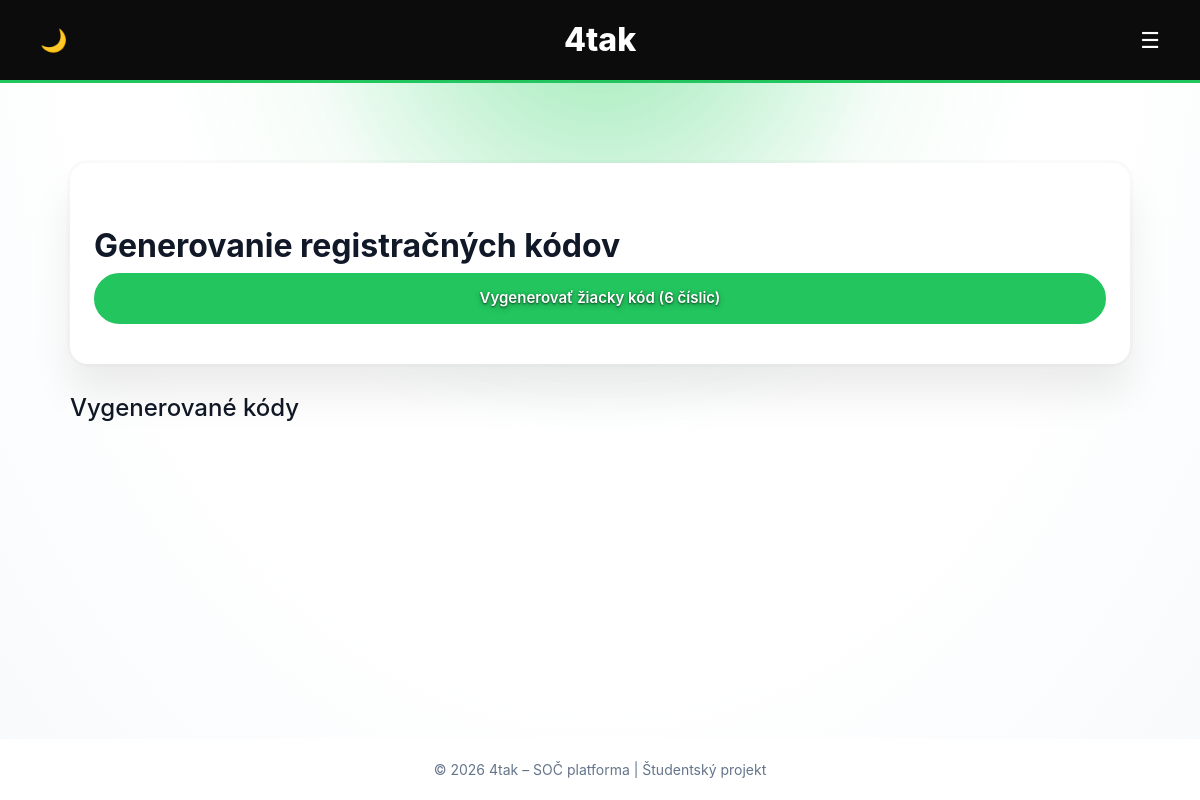
The app's page /generate-code/ (signed in), older data.
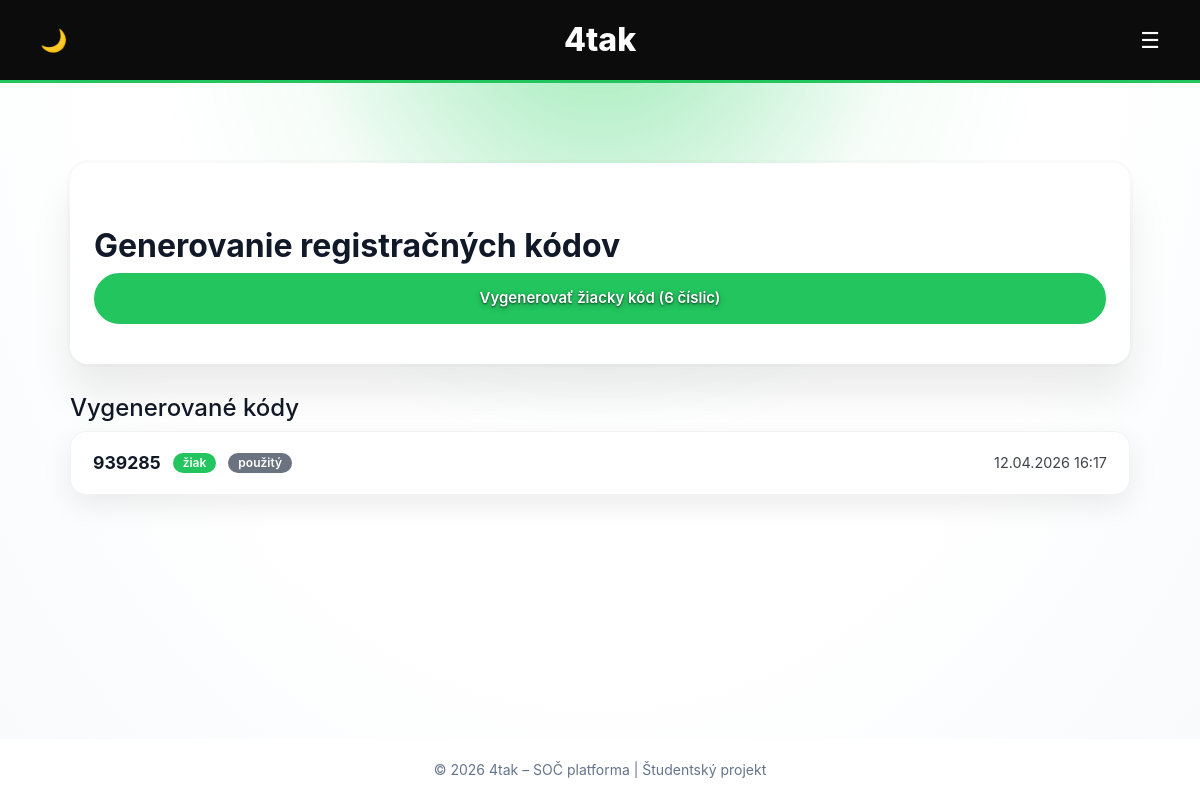
The same page, newer data.
### projects/models.py (models this page shows, shortened)
class RegistrationCode(models.Model):
    ROLE_CHOICES = [
        ('teacher', 'Teacher'),
        ('student', 'Student'),
    ]
    code = models.CharField(max_length=12, unique=True)
    role = models.CharField(max_length=10, choices=ROLE_CHOICES)
    created_by = models.ForeignKey(User, on_delete=models.CASCADE)
    used = models.BooleanField(default=False)
    created_at = models.DateTimeField(auto_now_add=True)

### projects/views.py (the view, shortened to what this page needs)
# urls.py: path('generate-code/', views.generate_code_page, name='generate_code_page'),
@login_required
def generate_code_page(request):
    from .utils import generate_unique_code
    from .models import RegistrationCode, Profile
    if not hasattr(request.user, 'profile'):
        Profile.objects.create(user=request.user, role='admin')
    if request.user.profile.role == 'student':
        return redirect('project_list')
    generated_code = None
    if request.user.profile.role == 'admin':
        codes = RegistrationCode.objects.all().order_by('-created_at')
    else:
        codes = RegistrationCode.objects.filter(
            created_by=request.user
        ).order_by('-created_at')
    return render(request, 'projects/generate_code_page.html', {
        'generated_code': generated_code,
        'codes': codes  # 👈 kľúčové
    })

### projects/templates/projects/generate_code_page.html (shortened to what this page needs)
{% extends "projects/base.html" %}
{% block content %}
<div class="card p-4">
    <h2>Generovanie registračných kódov</h2>
    {% if user.profile.role == 'admin' or user.profile.role == 'teacher' %}
        <form method="post" class="mb-3">
            <button type="submit" class="btn btn-primary w-100">
                Vygenerovať žiacky kód (6 číslic)
            </button>
        </form>
    {% endif %}
</div>
<h4 class="mt-4">Vygenerované kódy</h4>
{% if codes %}
<div class="codes-table">
    {% for code in codes %}
    <div class="code-row">
        <div class="code-left">
            <span class="code-value">{{ code.code }}</span>
            {% if code.role == "teacher" %}
                <span class="badge badge-teacher">učiteľ</span>
            {% else %}
                <span class="badge badge-student">žiak</span>
            {% endif %}
            {% if code.used %}
                <span class="badge badge-used">použitý</span>
            {% endif %}
        </div>
        <div class="code-right">
            {{ code.created_at|date:"d.m.Y H:i" }}
        </div>
    </div>
    {% endfor %}
</div>
{% endif %}
{% endblock %}

Row changes from the older to the newer data that the page shows:
added RegistrationCode: code "939285", role "žiak", used "použitý", created_at "12.04.2026 16:17"
